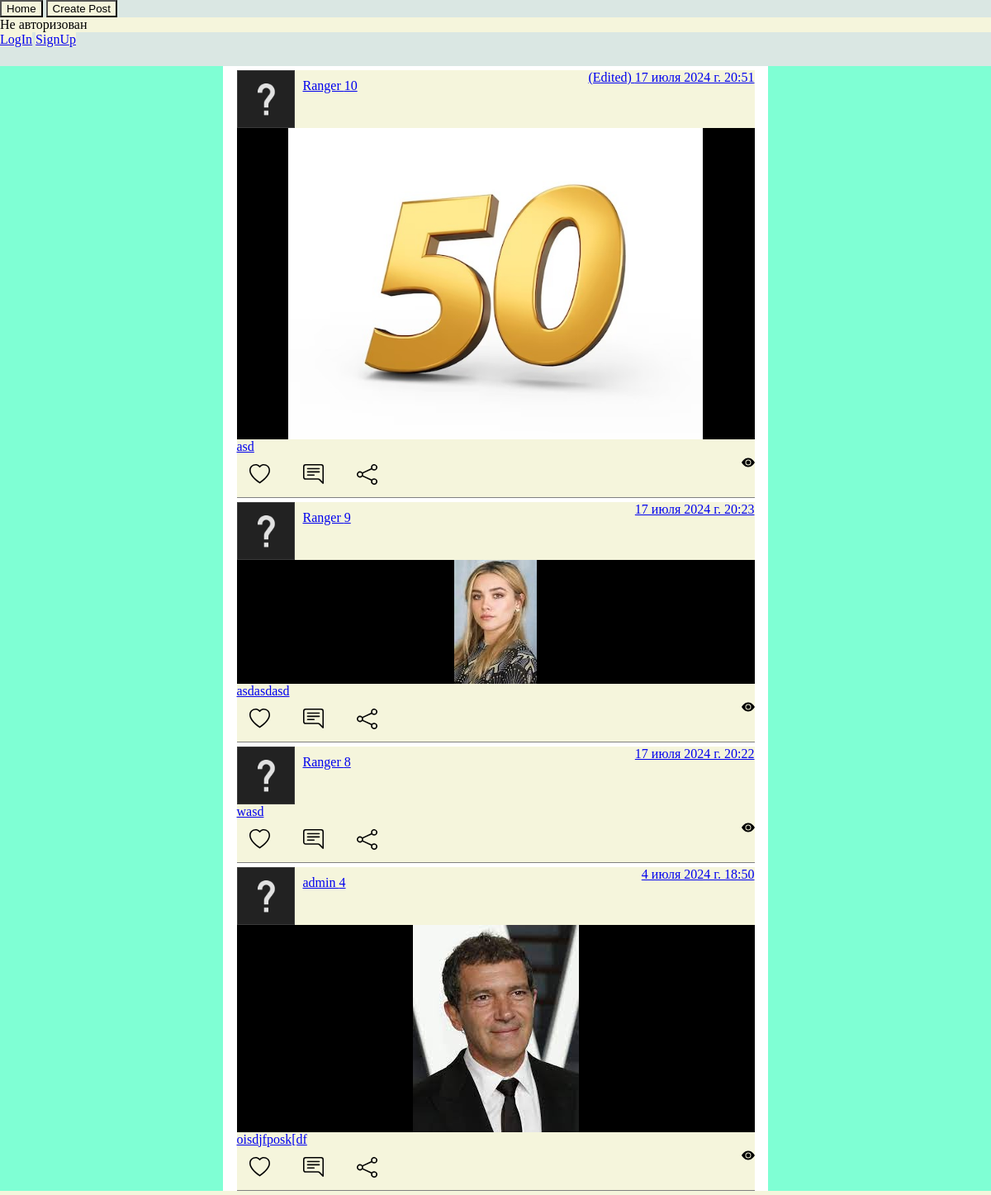
The page / on the database its author committed.
### post/models.py (models this page shows, shortened)
class Post(models.Model):
    author = models.ForeignKey(User, on_delete=models.CASCADE)
    title = models.CharField(max_length=150)
    image = models.ImageField(upload_to="images/post")
    text = models.TextField()
    created_at = models.DateTimeField(auto_now_add=True)
    edited = models.BooleanField(default=False)
    is_visible = models.BooleanField(default=True)

### post/views.py (the view)
# urls.py: path("", views.home_page, name='home_page'),
def home_page(request):
    posts = Post.objects.filter(is_visible=True).order_by('-created_at')
    context = {
        "posts": posts
    }
    return render(request,"home_page.html",context)

### templates/home_page.html
{% extends "base.html" %}
{% block content %}
<main>
    {% for post in posts %}
    <a href="{% url 'post_detail' post_id=post.pk %}">
        <div class="post-card">
            <div class="post-info">
                <div class="author-prof-pic">
                    <img src="/static/images/default.jpg" alt="">
                </div>
                <div class="author-name">
                    <p>{{post.author}} {{post.pk}}</p>
                </div>
                <div class="created-at">
                    <p>
                    {% if post.edited %}
                        (Edited)
                    {% endif %}
                        {{post.created_at}}</p>
                </div>
            </div>
            <div class="post-content">
                <img src="/media/{{post.image}}" alt="">
            </div>
            <div class="collapesed-text">
                {{post.text}}
            </div>
            <div class="like-n-share">
                <div class="button-like">
                    <img src="/static/images/svg/heart.svg" alt="">
                </div>
                <div class="button-comment">
                    <img src="/static/images/svg/chat-right-text.svg" alt="">
                </div>
                <div class="button-share">
                    <img src="/static/images/svg/share.svg" alt="">
                </div>
                <div class="num-views">
                    <img src="/static/images/svg/eye-fill.svg" alt="">
                </div>
            </div>
        </div>
    </a>
    {% endfor %}
</main>
{% endblock content %}

### templates/base.html (shortened to what this page needs)
{% load static %}
<!DOCTYPE html>
<html lang="en">
<head>
    <link rel="stylesheet" href="/static/css/style.css">
</head>
<body>
    <header>
        <a href="{% url 'home_page' %}"><button>Home</button></a>
        <a href="{% url 'post_new' %}"><button>Create Post</button></a>
        {% if request.user.is_authenticated %}
            <P>{{ request.user.username }}</P>
            <a href="{% url 'logout' %}?next={{request.path}}">LogOut</a>
        {% else %}
            <p>Не авторизован</p>
            <a href="{% url 'login' %}?next={{request.path}}">LogIn</a>
            <a href="{% url 'create_user' %}?next={{request.path}}">SignUp</a>
        {% endif %}
    </header>
    {% block content %}
    {% endblock %}
</body>
</html>

### static/css/style.css (style rules this page uses)
* { background-color: beige; margin: 0 auto; }
body { background-color: aquamarine; }
header { background-color: rgba(229, 229, 229, 0.901); height: 10vh; }
main { padding-top: 5px; background-color: white; height: max-content; width: 55%; }
.post-card { width: 95%; height: max-content; border-bottom: 1px gray solid; margin-bottom: 5px; }
.post-card .post-info { height: 70px; display: flex; }
.post-card .post-info .author-prof-pic { height: 70px; width: 70px; flex: 0 auto; overflow:hidden; }
.post-card .post-info .author-prof-pic img { height: 70px; width: 70px; object-fit: cover; }
.post-card .post-info .author-name { height: 70px; flex: 1 auto; }
.post-card .post-info .author-name p { margin: 10px; }
.post-card .post-content { height: max-content; background-color: black; }
.post-card .post-content img { display: block; max-width: 80%; max-height: 500px; object-fit: cover; }
.post-card .collapesed-text { height: 20px; }
.post-card .like-n-share { height: 50px; display: flex; }
.button-like, .button-comment, .button-share { padding-top: 10px; margin-left: 15px; width: 50px; flex: 0 auto; }
.button-like img, .button-comment img, .button-share img { width: 25px; flex: 0 auto; }
.num-views { flex: 1 auto; }
.num-views img { float: right; }

### rows shown on the page
Post: author "Ranger", pk "10", edited "(Edited)", created_at "17 июля 2024 г. 20:51", image (picture), text "asd"
Post: author "Ranger", pk "9", created_at "17 июля 2024 г. 20:23", image (picture), text "asdasdasd"
Post: author "Ranger", pk "8", created_at "17 июля 2024 г. 20:22", text "wasd"
Post: author "admin", pk "4", created_at "4 июля 2024 г. 18:50", image (picture), text "oisdjfposk[df"
